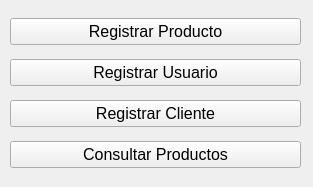
<?xml version="1.0" encoding="UTF-8"?>
<ui version="4.0">
 <class>Home</class>
 <widget class="QWidget" name="Home">
  <property name="geometry">
   <rect>
    <x>0</x>
    <y>0</y>
    <width>313</width>
    <height>187</height>
   </rect>
  </property>
  <property name="windowTitle">
   <string>Home</string>
  </property>
  <widget class="QWidget" name="gridLayoutWidget">
   <property name="geometry">
    <rect>
     <x>10</x>
     <y>10</y>
     <width>291</width>
     <height>167</height>
    </rect>
   </property>
   <layout class="QGridLayout" name="gridLayout">
    <item row="1" column="0">
     <widget class="QPushButton" name="btn_usuarios">
      <property name="font">
       <font>
        <pointsize>12</pointsize>
       </font>
      </property>
      <property name="text">
       <string>Registrar Usuario</string>
      </property>
     </widget>
    </item>
    <item row="0" column="0">
     <widget class="QPushButton" name="btn_registrar">
      <property name="font">
       <font>
        <pointsize>12</pointsize>
       </font>
      </property>
      <property name="text">
       <string>Registrar Producto</string>
      </property>
     </widget>
    </item>
    <item row="3" column="0">
     <widget class="QPushButton" name="btn_consultar">
      <property name="font">
       <font>
        <pointsize>12</pointsize>
       </font>
      </property>
      <property name="text">
       <string>Consultar Productos</string>
      </property>
     </widget>
    </item>
    <item row="2" column="0">
     <widget class="QPushButton" name="btn_cliente">
      <property name="font">
       <font>
        <pointsize>12</pointsize>
       </font>
      </property>
      <property name="text">
       <string>Registrar Cliente</string>
      </property>
     </widget>
    </item>
   </layout>
  </widget>
 </widget>
 <resources/>
 <connections/>
</ui>
